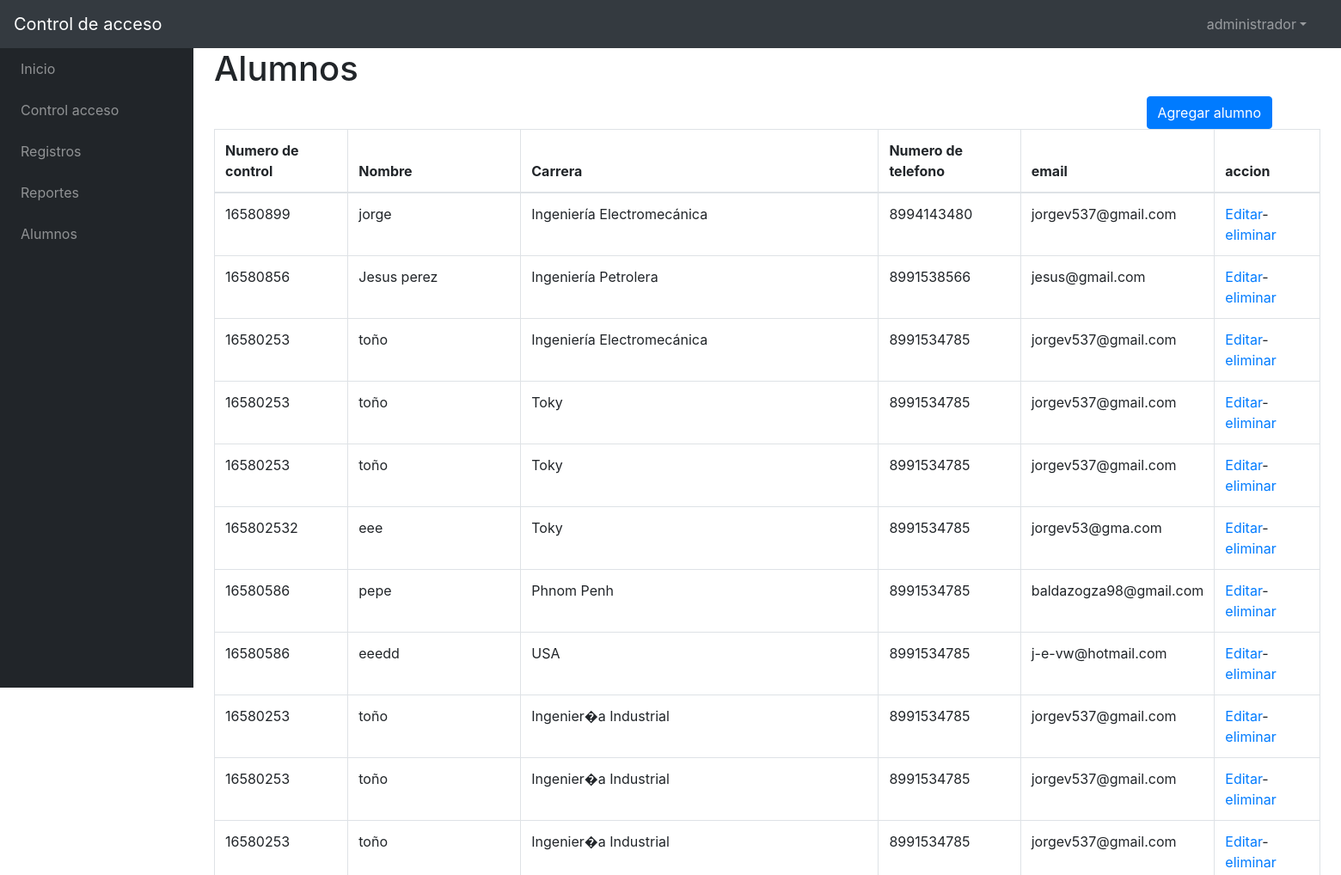
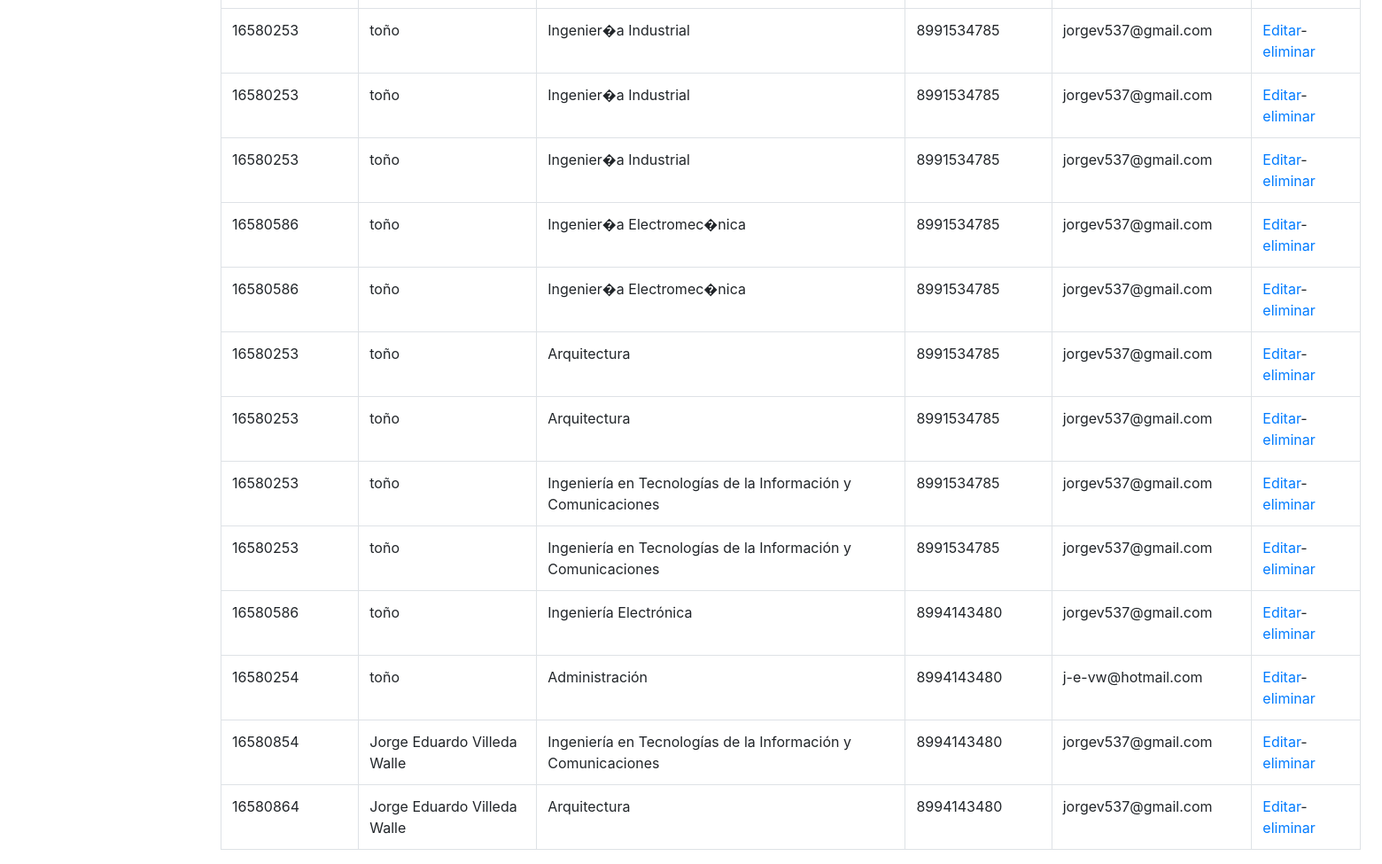
Page /admin/alu_list.php (signed in) on the committed database (2 pictures, top to bottom).
### tables this page shows
CREATE TABLE IF NOT EXISTS `alumnos` (
  `id` int(11) NOT NULL AUTO_INCREMENT,
  `num_ctrl` varchar(15) DEFAULT '''''',
  `nombre` varchar(250) DEFAULT '''''',
  `carrera` varchar(250) DEFAULT '''''',
  `num_tel` varchar(10) DEFAULT '''''',
  `email` varchar(250) DEFAULT '''''',
  PRIMARY KEY (`id`)
);

### admin/alu_list.php (the view, shortened to what this page needs)
<?php require_once('../conexion/conexion.php'); ?>
<?php
	$nombre = $_SESSION['nombre'];
	$sql = "SELECT * FROM alumnos";
	$resultado = $mysqli->query($sql);
?>
<!DOCTYPE html>
<html >
    <head>
        <link href="../estilos/estilos.css" rel="stylesheet" />
	</head>
    <body class="sb-nav-fixed">
        <nav class="sb-topnav navbar navbar-expand navbar-dark bg-dark">
            <a class="navbar-brand" href="index.html">Control de acceso </a><button class="btn btn-link btn-sm order-1 order-lg-0" id="sidebarToggle" href="#"><i class="fas fa-bars"></i></button>
            <ul class="navbar-nav ml-auto mr-0 mr-md-3 my-2 my-md-0">
                <li class="nav-item dropdown">
                    <a class="nav-link dropdown-toggle" id="userDropdown" href="#" role="button" data-toggle="dropdown" aria-haspopup="true" aria-expanded="false"><?php echo $nombre; ?><i class="fas fa-user fa-fw"></i></a>
				</li>
			</ul>
		</nav>
        <div id="layoutSidenav">
            <div id="layoutSidenav_nav">
                <nav class="sb-sidenav accordion sb-sidenav-dark" id="sidenavAccordion">
                    <div class="sb-sidenav-menu">
                        <div class="nav">
                            <a class="nav-link" href="inicio.php"
							><div class="sb-nav-link-icon"><i class="fas fa-tachometer-alt"></i></div>
								Inicio</a>
							<a class="nav-link" href="reg_ent_sal.php"
							><div class="sb-nav-link-icon"><i class="fas fa-tachometer-alt"></i></div>
								Control acceso</a>
							<a class="nav-link" href="index.html"
							><div class="sb-nav-link-icon"><i class="fas fa-tachometer-alt"></i></div>
								Registros</a>
							<a class="nav-link" href="index.html"
							><div class="sb-nav-link-icon"><i class="fas fa-tachometer-alt"></i></div>
								Reportes</a>
							<a class="nav-link" href="alu_list.php"
							><div class="sb-nav-link-icon"><i class="fas fa-tachometer-alt"></i></div>
								Alumnos</a>
					</div>
				</nav>
			</div>
            <div id="layoutSidenav_content">
                <main>
                    <div class="container-fluid">
						<h1>Alumnos</h1>
						<div class="offset-sm-10 col-sm-9 pull-right">
							<button type="button"  onclick="location.href='../admin/agr_alu.php'" class="btn btn-primary">Agregar alumno</button>
						</div>
						<div class="table-responsive">
									<table class="table table-bordered" id="dataTable" width="100%" cellspacing="0">
										<thead>
											<tr>
												<th>Numero de control</th>
												<th>Nombre</th>
												<th>Carrera</th>
												<th>Numero de telefono</th>
												<th>email</th>
												<th>accion</th>
											</tr>
										</thead>
										<tbody>
											<?php while($row = $resultado->fetch_assoc()) { ?>
												<tr>
													<td><?php echo $row['num_ctrl']; ?></td>
													<td><?php echo $row['nombre']; ?></td>
													<td><?php echo $row['carrera']; ?></td>
													<td><?php echo $row['num_tel']; ?></td>
													<td><?php echo $row['email']; ?></td>
													<td><a href="../admin/edi_alu.php?recordID=<?php echo $row['id']; ?>">Editar</a>-<a href="../admin/edi_alu.php?recordID=<?php echo $row['id']; ?>">eliminar</a></td>
												</tr>
											<?php } ?>
										</tbody>
									</table>
								</div>
					</div>
				</main>
			</div>
		</div>
	</body>
</html>

### rows in the picture
alumnos: num_ctrl "16580899", nombre "jorge", carrera "Ingeniería Electromecánica", num_tel "8994143480", email "jorgev537@gmail.com"
alumnos: num_ctrl "16580856", nombre "Jesus perez", carrera "Ingeniería Petrolera", num_tel "8991538566", email "jesus@gmail.com"
alumnos: num_ctrl "16580253", nombre "toño", carrera "Ingeniería Electromecánica", num_tel "8991534785", email "jorgev537@gmail.com"
alumnos: num_ctrl "16580253", nombre "toño", carrera "Toky", num_tel "8991534785", email "jorgev537@gmail.com"
alumnos: num_ctrl "16580253", nombre "toño", carrera "Toky", num_tel "8991534785", email "jorgev537@gmail.com"
alumnos: num_ctrl "165802532", nombre "eee", carrera "Toky", num_tel "8991534785", email "jorgev53@gma.com"
alumnos: num_ctrl "16580586", nombre "pepe", carrera "Phnom Penh", num_tel "8991534785", email "baldazogza98@gmail.com"
alumnos: num_ctrl "16580586", nombre "eeedd", carrera "USA", num_tel "8991534785", email "j-e-vw@hotmail.com"
alumnos: num_ctrl "16580253", nombre "toño", carrera "Ingenier�a Industrial", num_tel "8991534785", email "jorgev537@gmail.com"
alumnos: num_ctrl "16580253", nombre "toño", carrera "Ingenier�a Industrial", num_tel "8991534785", email "jorgev537@gmail.com"
alumnos: num_ctrl "16580253", nombre "toño", carrera "Ingenier�a Industrial", num_tel "8991534785", email "jorgev537@gmail.com"
alumnos: num_ctrl "16580253", nombre "toño", carrera "Ingenier�a Industrial", num_tel "8991534785", email "jorgev537@gmail.com"
alumnos: num_ctrl "16580253", nombre "toño", carrera "Ingenier�a Industrial", num_tel "8991534785", email "jorgev537@gmail.com"
alumnos: num_ctrl "16580253", nombre "toño", carrera "Ingenier�a Industrial", num_tel "8991534785", email "jorgev537@gmail.com"
alumnos: num_ctrl "16580586", nombre "toño", carrera "Ingenier�a Electromec�nica", num_tel "8991534785", email "jorgev537@gmail.com"
alumnos: num_ctrl "16580586", nombre "toño", carrera "Ingenier�a Electromec�nica", num_tel "8991534785", email "jorgev537@gmail.com"
alumnos: num_ctrl "16580253", nombre "toño", carrera "Arquitectura", num_tel "8991534785", email "jorgev537@gmail.com"
alumnos: num_ctrl "16580253", nombre "toño", carrera "Arquitectura", num_tel "8991534785", email "jorgev537@gmail.com"
alumnos: num_ctrl "16580253", nombre "toño", carrera "Ingeniería en Tecnologías de la Información y Comunicaciones", num_tel "8991534785", email "jorgev537@gmail.com"
alumnos: num_ctrl "16580253", nombre "toño", carrera "Ingeniería en Tecnologías de la Información y Comunicaciones", num_tel "8991534785", email "jorgev537@gmail.com"
alumnos: num_ctrl "16580586", nombre "toño", carrera "Ingeniería Electrónica", num_tel "8994143480", email "jorgev537@gmail.com"
alumnos: num_ctrl "16580254", nombre "toño", carrera "Administración", num_tel "8994143480", email "j-e-vw@hotmail.com"
alumnos: num_ctrl "16580854", nombre "Jorge Eduardo Villeda Walle", carrera "Ingeniería en Tecnologías de la Información y Comunicaciones", num_tel "8994143480", email "jorgev537@gmail.com"
alumnos: num_ctrl "16580864", nombre "Jorge Eduardo Villeda Walle", carrera "Arquitectura", num_tel "8994143480", email "jorgev537@gmail.com"

### other values in the picture
$nombre "administrador"
